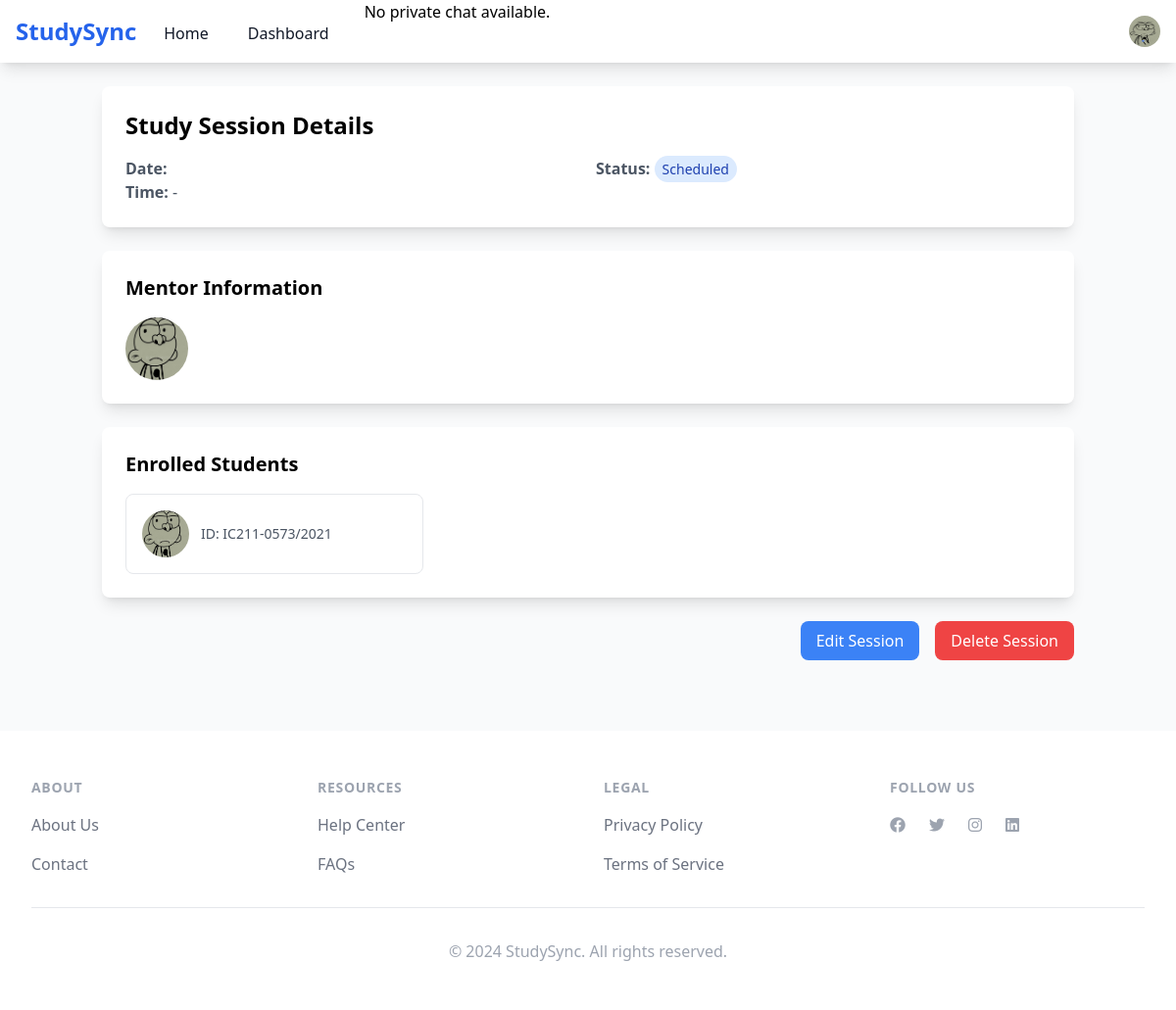
Screenshot of /session/1/ (signed in) with the database file from the repository.
### course/models.py (models this page shows, shortened)
class StudentProfile(models.Model):
    user = models.OneToOneField(User, on_delete=models.CASCADE)
    university = models.ForeignKey(University, on_delete=models.CASCADE)
    department = models.ForeignKey(Department, on_delete=models.CASCADE)
    student_id = models.CharField(max_length=50)
    year_of_study = models.IntegerField()
    bio = models.TextField(blank=True)
    courses = models.ManyToManyField('Course', related_name='students')
    mentor_rating = models.FloatField(default=0.0)
    is_available_as_mentor = models.BooleanField(default=False)
    email_verified = models.BooleanField(default=False)
    profile_picture = models.ImageField(upload_to='profile_pics/', null=True, blank=True)

class StudySession(models.Model):
    STATUS_CHOICES = [
        ('scheduled', 'Scheduled'),
        ('in_progress', 'In Progress'),
        ('completed', 'Completed'),
        ('cancelled', 'Cancelled'),
    ]
    course = models.ForeignKey(Course, on_delete=models.CASCADE)
    mentor = models.ForeignKey(StudentProfile, on_delete=models.CASCADE, related_name='mentor_sessions')
    students = models.ManyToManyField(StudentProfile, related_name='student_sessions')
    title = models.CharField(max_length=200)
    description = models.TextField()
    scheduled_time = models.DateTimeField()
    duration = models.DurationField()
    status = models.CharField(max_length=20, choices=STATUS_CHOICES, default='scheduled')
    max_participants = models.IntegerField(default=5)
    created_at = models.DateTimeField(auto_now_add=True)

### course/views.py (the view)
# urls.py: path('session/<int:session_id>/', views.session_detail, name='session_detail'),
@login_required
def session_detail(request, session_id):
    session = get_object_or_404(StudySession, id=session_id)
    context = {
        'session': session,
        'mentor': session.mentor,
        'students': session.students.all(),
    }
    return render(request, 'course/session_detail.html', context)

### templates/course/session_detail.html (shortened to what this page needs)
{% extends 'base.html' %}
{% block content %}
<div class="container mx-auto px-4 py-6">
    <div class="bg-white shadow-lg rounded-lg p-6 mb-6">
        <h1 class="text-2xl font-bold mb-4">Study Session Details</h1>
        <div class="grid grid-cols-1 md:grid-cols-2 gap-4">
            <div>
                <p class="text-gray-600"><strong>Date:</strong> {{ session.date|date:"F d, Y" }}</p>
                <p class="text-gray-600"><strong>Time:</strong> {{ session.start_time|time:"g:i A" }} - {{ session.end_time|time:"g:i A" }}</p>
            </div>
            <div>
                {% if session.status %}
                    <p class="text-gray-600"><strong>Status:</strong>
                        <span class="px-2 py-1 rounded-full text-sm
                            {% if session.status == 'scheduled' %}
                                bg-blue-100 text-blue-800
                            {% elif session.status == 'in_progress' %}
                                bg-green-100 text-green-800
                            {% elif session.status == 'completed' %}
                                bg-gray-100 text-gray-800
                            {% endif %}">
                            {{ session.status|title }}
                        </span>
                    </p>
                {% endif %}
            </div>
        </div>
    </div>
    <div class="bg-white shadow-lg rounded-lg p-6 mb-6">
        <h2 class="text-xl font-semibold mb-4">Mentor Information</h2>
        <div class="flex items-center space-x-4">
            {% if mentor.profile_picture %}
                <img src="{{ mentor.profile_picture.url }}" alt="{{ mentor.get_full_name }}"
                     class="w-16 h-16 rounded-full object-cover">
            {% endif %}
        </div>
    </div>
    <div class="bg-white shadow-lg rounded-lg p-6">
        <h2 class="text-xl font-semibold mb-4">Enrolled Students</h2>
        {% if students %}
            <div class="grid grid-cols-1 md:grid-cols-2 lg:grid-cols-3 gap-4">
                {% for student in students %}
                    <div class="border rounded-lg p-4">
                        <div class="flex items-center space-x-3">
                            {% if student.profile_picture %}
                                <img src="{{ student.profile_picture.url }}" alt="{{ student.get_full_name }}"
                                     class="w-12 h-12 rounded-full object-cover">
                            {% endif %}
                            <div>
                                {% if student.student_id %}
                                    <p class="text-sm text-gray-600">ID: {{ student.student_id }}</p>
                                {% endif %}
                            </div>
                        </div>
                    </div>
                {% endfor %}
            </div>
        {% else %}
            <p class="text-gray-600">No students enrolled in this session yet.</p>
        {% endif %}
    </div>
    <div class="mt-6 flex justify-end space-x-4">
        <a href=""
           class="bg-blue-500 hover:bg-blue-600 text-white px-4 py-2 rounded-lg">
            Edit Session
        </a>
        <form method="POST" action="" class="inline">
            <button type="submit"
                    class="bg-red-500 hover:bg-red-600 text-white px-4 py-2 rounded-lg"
                    onclick="return confirm('Are you sure you want to delete this session?')">
                Delete Session
            </button>
        </form>
    </div>
</div>
{% endblock %}

### templates/includes/navbar.html (shortened to what this page needs)
{% load static %}
<nav class="bg-white shadow-lg">
    <div class="max-w-7xl mx-auto px-4">
        <div class="flex justify-between h-16">
            <div class="flex">
                <div class="flex-shrink-0 flex items-center">
                    <a href="" class="text-2xl font-bold text-blue-600">StudySync</a>
                </div>
                <div class="hidden sm:ml-6 sm:flex sm:space-x-8">
                    <a href="/" class="inline-flex items-center px-1 pt-1 text-gray-900">Home</a>
                    {% if user.is_authenticated %}
                        <a href="" class="inline-flex items-center px-1 pt-1 text-gray-900">Dashboard</a>
                        {% if user_profile and user_profile.id %}
                        <a href="{% url 'create_private_chat' user_profile.id %}" class="inline-flex items-center px-1 pt-1 text-gray-900">Private Chat</a>
                        {% else %}
                        <p>No private chat available.</p>
                        {% endif %}
                    {% endif %}
                </div>
            </div>
            <div class="hidden sm:ml-6 sm:flex sm:items-center">
                {% if user.is_authenticated %}
                    <div class="ml-3 relative">
                        <div>
                            <button type="button" class="profile-dropdown-button bg-white rounded-full flex text-sm focus:outline-none focus:ring-2 focus:ring-offset-2 focus:ring-blue-500" id="user-menu-button" aria-expanded="false" aria-haspopup="true">
                                <img class="h-8 w-8 rounded-full" src="{{ user.studentprofile.profile_picture.url|default:'/static/img/default-avatar.png' }}" alt="">
                            </button>
                        </div>
                    </div>
                {% endif %}
            </div>
        </div>
    </div>
</nav>

### rows the page displays
StudySession: status "Scheduled"
StudentProfile: profile_picture (picture), student_id "IC211-0573/2021"
